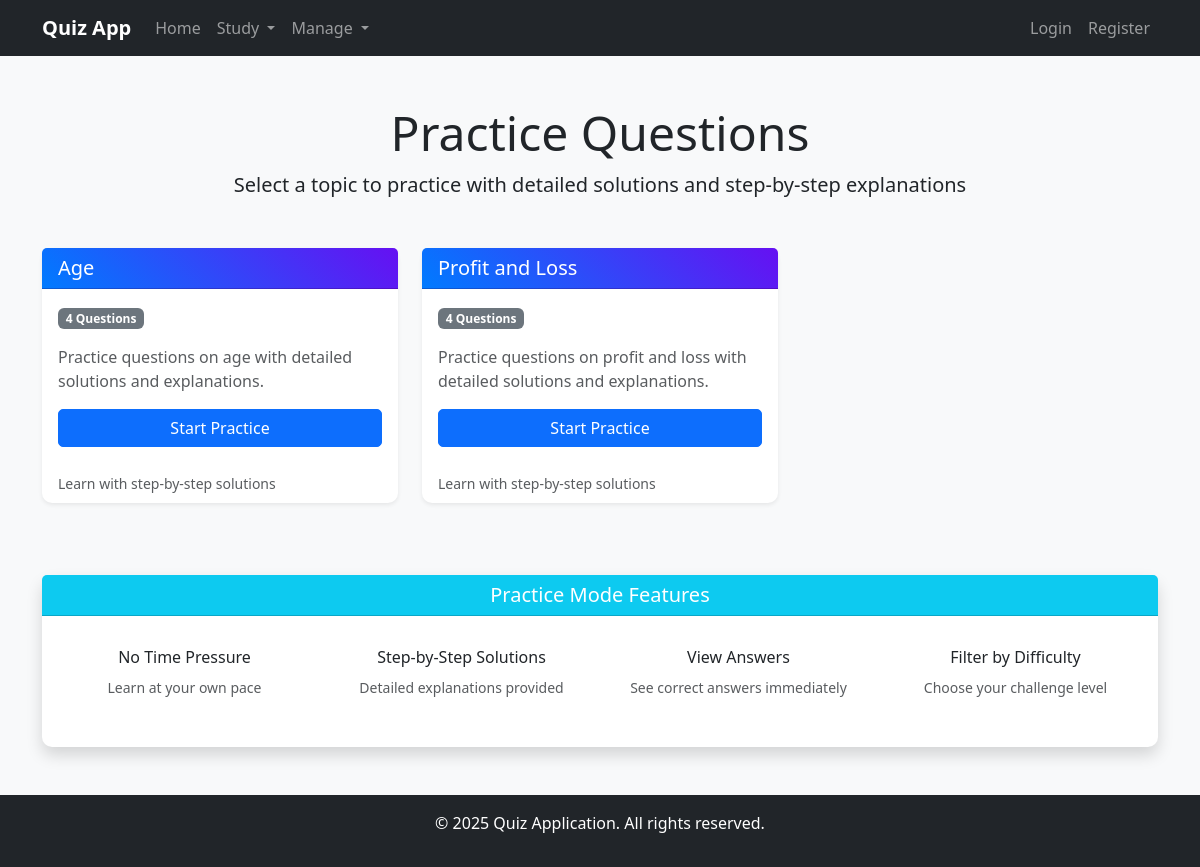
/practice/, run on the app's committed database.
### quiz/models.py (models this page shows, shortened)
class Topic(models.Model):
    name = models.CharField(max_length=100, unique=True)

### quiz/views.py (the view)
# urls.py: path("practice/", views.practice_select_topic, name="practice_select_topic"),
def practice_select_topic(request):
    topics = Topic.objects.annotate(
        question_count=Count('questions')
    ).filter(question_count__gt=0)  # Only show topics with questions
    return render(request, 'practice_select_topic.html', {'topics': topics})

### templates/practice_select_topic.html (shortened to what this page needs)
{% extends 'base.html' %}
{% block content %}
<div class="container mt-5">
    <div class="row">
        <div class="col-md-12">
            <div class="text-center mb-5">
                <h1 class="display-5"> Practice Questions</h1>
                <p class="lead">Select a topic to practice with detailed solutions and step-by-step explanations</p>
            </div>
        </div>
    </div>
    <div class="row">
        {% if topics %}
            {% for topic in topics %}
            <div class="col-md-6 col-lg-4 mb-4">
                <div class="card h-100 shadow-sm border-0 practice-topic-card">
                    <div class="card-header bg-gradient text-white" style="background: linear-gradient(45deg, #007bff, #6610f2);">
                        <h5 class="card-title mb-0">
                             {{ topic.name }}
                        </h5>
                    </div>
                    <div class="card-body d-flex flex-column">
                        <div class="mb-3">
                            <span class="badge bg-secondary">
                                {{ topic.question_count }} Question{{ topic.question_count|pluralize }}
                            </span>
                        </div>
                        <p class="card-text text-muted">
                            Practice questions on {{ topic.name|lower }} with detailed solutions and explanations.
                        </p>
                        <div class="mt-auto">
                            <a href="{% url 'practice_questions' topic.id %}" class="btn btn-primary w-100">
                                 Start Practice
                            </a>
                        </div>
                    </div>
                    <div class="card-footer bg-transparent border-0">
                        <small class="text-muted">
                             Learn with step-by-step solutions
                        </small>
                    </div>
                </div>
            </div>
            {% endfor %}
        {% endif %}
    </div>
    <div class="row mt-5">
        <div class="col-md-12">
            <div class="card shadow border-0">
                <div class="card-header bg-info text-white text-center">
                    <h5 class="mb-0"> Practice Mode Features</h5>
                </div>
                <div class="card-body">
                    <div class="row text-center">
                        <div class="col-md-3 mb-3">
                            <div class="p-3">
                                <h6>No Time Pressure</h6>
                                <small class="text-muted">Learn at your own pace</small>
                            </div>
                        </div>
                        <div class="col-md-3 mb-3">
                            <div class="p-3">
                                <h6>Step-by-Step Solutions</h6>
                                <small class="text-muted">Detailed explanations provided</small>
                            </div>
                        </div>
                        <div class="col-md-3 mb-3">
                            <div class="p-3">
                                <h6>View Answers</h6>
                                <small class="text-muted">See correct answers immediately</small>
                            </div>
                        </div>
                        <div class="col-md-3 mb-3">
                            <div class="p-3">
                                <h6>Filter by Difficulty</h6>
                                <small class="text-muted">Choose your challenge level</small>
                            </div>
                        </div>
                    </div>
                </div>
            </div>
        </div>
    </div>
</div>
{% endblock %}

### templates/base.html (style rules this page uses)
.card { border-radius: 10px; }
.btn { border-radius: 5px; }

### templates/practice_select_topic.html (style rules this page uses)
.practice-topic-card { transition: transform 0.2s ease-in-out, box-shadow 0.2s ease-in-out; }
.bg-gradient { background: linear-gradient(45deg, #007bff, #6610f2) !important; }

### data on the page
Topic: name "Age", question_count "4", name "age"
Topic: name "Profit and Loss", question_count "4", name "profit and loss"
